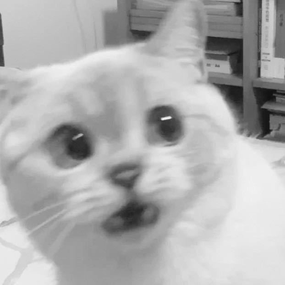
#> input picture hw4/hw4_sample_images/sample1.png, 285 x 285 px, shrunk from 622 x 622 before the run
$ jupyter execute hw4.ipynb
#> lines starting #> are read from the running program, lines starting #| are printed output that depends on the picture; after the words box and inside, x2 and y2 are one past the last pixel; in counts of white or black regions, pixels touching at a corner belong together
[cell 1]
import cv2
import numpy as np
from numpy import unravel_index
from matplotlib import pyplot as plt
import math
import random

sample1 = cv2.imread("hw4_sample_images/sample1.png", cv2.IMREAD_GRAYSCALE)
#> sample1 is the input picture: shape (285, 285); min 16, max 249, mean 174.9
sample2 = cv2.imread("hw4_sample_images/sample2.png", cv2.IMREAD_GRAYSCALE)
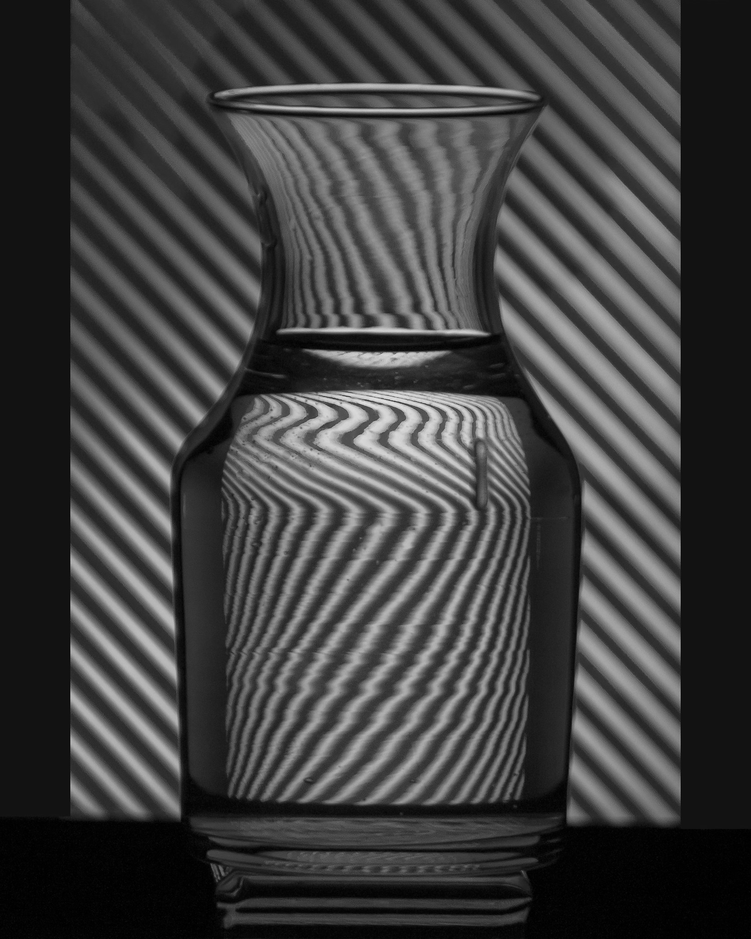
#> input picture hw4/hw4_sample_images/sample2.png, 751 x 939 px, shrunk from 1639 x 2048 before the run
#> sample2 is the input picture: shape (939, 751); min 0, max 228, mean 64.2
sample3 = cv2.imread("hw4_sample_images/sample3.png", cv2.IMREAD_GRAYSCALE)
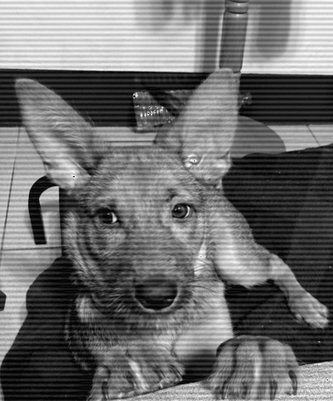
#> input picture hw4/hw4_sample_images/sample3.png, 333 x 401 px, shrunk from 726 x 874 before the run
#> sample3 is the input picture: shape (401, 333); min 0, max 255, mean 109.4

[cell 2]
plt.imshow(sample1,cmap='gray')
sample1.shape
#> Out = (285, 285)

[cell 3]
def add_gauss_noise(img):
    height,width=img.shape
    mean = 0
    var = 0.1
    sigma = var**0.5
    gauss = np.random.normal(mean,sigma,(height,width))
    gauss = gauss.reshape(height,width)
    noisy = img + gauss
    return noisy

[cell 4]
noisy_sample1=add_gauss_noise(sample1)
plt.imshow(noisy_sample1,cmap='gray')

[cell 5]
# dither_matrix_size must be power of 2
def dithering(img,dither_matrix_size):
    n=int(math.log2(dither_matrix_size))
    I=np.array([[1,2],[3,0]])
    N=2
    for _ in range(1,n):
        res_I=np.zeros((N*2,N*2))
        res_I[0:N,0:N]=I*4+1
        res_I[N:N*2,0:N]=I*4+3
        res_I[0:N,N:N*2]=I*4+2
        res_I[N:N*2,N:N*2]=I*4
        I=res_I
        N*=2
    height,width=img.shape
    threshold=np.zeros((height,width))
    T=255*(I+0.5)/(N*N)
    threshold[0:(height//N)*N,0:(width//N)*N]=np.tile(T,(height//N,width//N))
    for i in range(0,height-(height//N)*N):
        threshold[(height//N)*N+i][:]=threshold[i][:]
    for j in range(0,width-(width//N)*N):
        threshold.transpose()[(width//N)*N+j][:]=threshold.transpose()[j][:]
    res=np.zeros((height,width))
    res[img>=threshold]=1
    return res

[cell 6]
result1 = dithering(noisy_sample1,2)
#> after the loop in dithering, `for i in range(0,height-(height//N)*N):`:
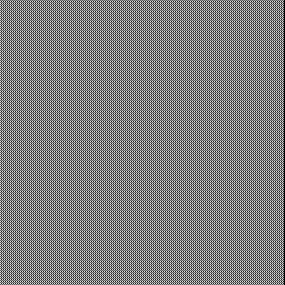
#> threshold: shape (285, 285) float64; min 0, max 223.1, mean 127.1
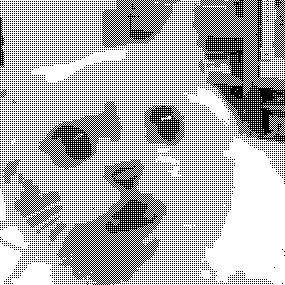
#> result1: shape (285, 285) float64; values 0 (black) and 1 (white), 68.6% white; black in thin lines or dots
plt.imshow(result1,cmap='gray')
cv2.imwrite('result1.png',result1*255)
#> Out = True

[cell 7]
result2 = dithering(noisy_sample1,256)
#> call 2 of dithering, with dither_matrix_size = 256
#> after the loop in dithering (call 2), `for i in range(0,height-(height//N)*N):`:
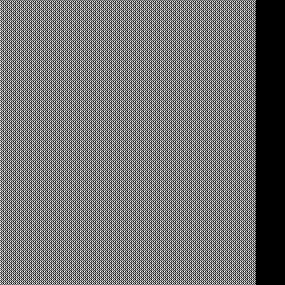
#> threshold: shape (285, 285) float64; min 0, max 255, mean 114.5
#> result2: shape (285, 285) float64; values 0 (black) and 1 (white), 68.5% white; black in thin lines or dots
plt.imshow(result2,cmap='gray')
cv2.imwrite('result2.png',result2*255)
#> Out = True

[cell 8]
# 步驟是：
#   先把點normalize到0-1之間
#   一個個點跑：>=0.5設為1，<設0
#       原本作為normalize的值減掉設為0/1的值,為error
#       將error擴散出去（如果那個地方點存在的話）
Floyd_Steinberg=np.array([[0,0,0],[0,0,7],[3,5,1]])/16
Jarvis_et_al=np.array([[0,0,0,0,0],[0,0,0,0,0],[0,0,0,7,5],[3,5,7,5,3],[1,3,5,3,1]])/48
def error_diffusion(img,filter_mask):
    height,width=img.shape
    normalize=img/255
    pad_size=filter_mask.shape[0]//2
    normalize=np.pad(normalize,(pad_size,pad_size),'constant',constant_values=(0,0))
    res=np.zeros(normalize.shape)
    for i in range(pad_size,pad_size+height):
        for j in range(pad_size,pad_size+width):
            if normalize[i][j]>=0.5:
                res[i][j]=1
            e=normalize[i][j]-res[i][j]
            normalize[i-pad_size:i+pad_size+1,j-pad_size:j+pad_size+1]+=filter_mask*e
    return res[pad_size:pad_size+height,pad_size:pad_size+width]

[cell 9]
result3=error_diffusion(sample1,Floyd_Steinberg)
#> after the loop in error_diffusion, `for i in range(pad_size,pad_size+height):`: res: shape (287, 287) float64; values 0 (black) and 1 (white), 67.7% white; black in thin lines or dots
plt.imshow(result3,cmap='gray')
cv2.imwrite('result3.png',result3*255)
#> Out = True

[cell 10]
result4=error_diffusion(sample1,Jarvis_et_al)
#> after the loop in error_diffusion (call 2), `for i in range(pad_size,pad_size+height):`: res: shape (289, 289) float64; values 0 (black) and 1 (white), 66.8% white; black in thin lines or dots
#> in error_diffusion (call 2), `return res[pad_size:pad_size+height,pad_size:pad_size+width]`: returned value: shape (285, 285) float64; values 0 (black) and 1 (white), 68.7% white; black in thin lines or dots
plt.imshow(result4,cmap='gray')
cv2.imwrite('result4.png',result4*255)
#> Out = True

[cell 11]
def error_diffusion_with_serpentine_scanning(img,filter_mask):
    height,width=img.shape
    normalize=img/255
    pad_size=filter_mask.shape[0]//2
    reversed_filter_mask=filter_mask[::,::-1]
    normalize=np.pad(normalize,(pad_size,pad_size),'constant',constant_values=(0,0))
    res=np.zeros(normalize.shape)
    for i in range(pad_size,pad_size+height):
        if i % 2 ==0:
            for j in range(pad_size,pad_size+width):
                if normalize[i][j]>=0.5:
                    res[i][j]=1
                e=normalize[i][j]-res[i][j]
                normalize[i-pad_size:i+pad_size+1,j-pad_size:j+pad_size+1]+=filter_mask*e
        elif i % 2 ==1:
            for j in reversed(range(pad_size,pad_size+width)):
                if normalize[i][j]>=0.5:
                    res[i][j]=1
                e=normalize[i][j]-res[i][j]
                normalize[i-pad_size:i+pad_size+1,j-pad_size:j+pad_size+1]+=reversed_filter_mask*e
    return res[pad_size:pad_size+height,pad_size:pad_size+width]

[cell 12]
result3_with_SS=error_diffusion_with_serpentine_scanning(sample1,Floyd_Steinberg)
plt.imshow(result3_with_SS,cmap='gray')
cv2.imwrite("result3_with_SS.png",result3_with_SS*255)
#> Out = True

[cell 13]
result4_with_SS=error_diffusion_with_serpentine_scanning(sample1,Jarvis_et_al)
#> after the loop in error_diffusion_with_serpentine_scanning (call 2), `for i in range(pad_size,pad_size+height):`:
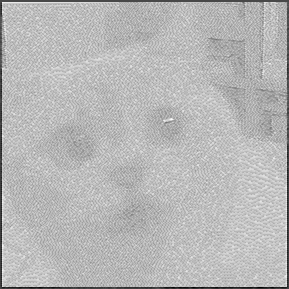
#> normalize: shape (289, 289) float64; min -0.338, max 0.846, mean 0.516; drawn with min black and max white
plt.imshow(result4_with_SS,cmap='gray')
cv2.imwrite("result4_with_SS.png",result4_with_SS*255)
#> Out = True

[cell 14]
def image_sampling(img,sampling_rate):
    sampling=int(1//sampling_rate)
    return img[::sampling,::sampling]
result5=image_sampling(sample2,0.5)
plt.imshow(result5,cmap='gray')

[cell 15]
result5_aliasing=image_sampling(sample2,0.09)
plt.imshow(result5_aliasing,cmap='gray')
cv2.imwrite('result5.png',result5_aliasing)
#> Out = True

[cell 16]
def Gaussian_high_pass_filter(D0,img_shape):
    height=img_shape[0]
    width=img_shape[1]
    filter = np.zeros((height,width), dtype=np.float32)
    for i in range(height):
        for j in range(width):
            D = np.sqrt((i-height/2)**2 + (j-width/2)**2)
            filter[i,j] = 1-np.exp(-D**2/(2*D0*D0))
    return filter

[cell 17]
def GHPF_in_freq_domain(img,d0):
    height,width=img.shape
    img_freq= np.fft.fft2(img)
    img_freq_center=np.fft.fftshift(img_freq)

    plt.subplot(131), plt.imshow(np.log(1+np.abs(img_freq_center)),cmap='gray')

    res_freq_center=img_freq_center*Gaussian_high_pass_filter(d0,(height,width))

    # plt.imshow(Gaussian_high_pass_filter(d0,(height,width)),cmap='gray')

    plt.subplot(132), plt.imshow(np.log(1+np.abs(res_freq_center)),cmap='gray')

    res_freq=np.fft.ifftshift(res_freq_center)
    res = np.fft.ifft2(res_freq)
    res = np.clip(np.abs(res), 0, 255).astype("uint8")
    return res

[cell 18]
result6_15 = GHPF_in_freq_domain(sample2,15)

plt.subplot(133),plt.imshow(result6_15,cmap='gray')
cv2.imwrite('result6_15.png',result6_15)
#> Out = True

[cell 19]
result6 = GHPF_in_freq_domain(sample2,30)

plt.subplot(133),plt.imshow(result6,cmap='gray')
cv2.imwrite('result6.png',result6)
#> Out = True

[cell 20]
result6_80 = GHPF_in_freq_domain(sample2,80)

plt.subplot(133),plt.imshow(result6_80,cmap='gray')
cv2.imwrite('result6_80.png',result6_80)
#> Out = True

[cell 21]
import string
# for "vertical seam":seam_orient='v', for "horizontal seam":seam_orient='h'
def find_largest_seam(energy_map:np.ndarray, seam_num:int, seam_orient:string):
    height,width = energy_map.shape
    max_E = np.zeros((height,width))
    max_O = np.zeros((height,width))
    seam_map = np.zeros((height,width))
    if seam_orient == 'v':
        max_E[0][:]=energy_map[0][:]
        max_O[0][:]=-1
        for i in range(1,height):
            for j in range(0,width):
                e=energy_map[i][j]
                ancestor = {}
                if j == 0:
                    ancestor[1]=max_E[i-1][j]
                    ancestor[2]=max_E[i-1][j+1]
                elif j == width-1:
                    ancestor[0]=max_E[i-1][j-1]
                    ancestor[1]=max_E[i-1][j]
                else:
                    ancestor[0]=max_E[i-1][j-1]
                    ancestor[1]=max_E[i-1][j]
                    ancestor[2]=max_E[i-1][j+1]
                max_E[i][j]=max(ancestor.values())+e
                max_O[i][j]=max(ancestor,key=ancestor.get)
    elif seam_orient == 'h':
        max_E.transpose()[0][:]=energy_map.transpose()[0][:]
        max_O.transpose()[0][:]=-1
        for j in range(1,width):
            for i in range(0,height):
                e=energy_map[i][j]
                ancestor = {}
                if i == 0:
                    ancestor[1]=max_E[i][j-1]
                    ancestor[2]=max_E[i+1][j-1]
                elif i == height-1:
                    ancestor[0]=max_E[i-1][j-1]
                    ancestor[1]=max_E[i][j-1]
                else:
                    ancestor[0]=max_E[i-1][j-1]
                    ancestor[1]=max_E[i][j-1]
                    ancestor[2]=max_E[i+1][j-1]
                max_E[i][j]=max(ancestor.values())+e
                max_O[i][j]=max(ancestor,key=ancestor.get)
    largest_k=np.array([(x,-float('inf')) for x in range(seam_num)],dtype=[('index','<i4'),('total_energy','<f4')])
    if seam_orient == 'v':
        for j in range(width):
            for k in range(seam_num):
                if max_E[height-1][j] > largest_k['total_energy'][k]:
                    largest_k[k]=(j,max_E[height-1][j])
                    break
        for k in range(seam_num):
            j=largest_k['index'][k]
            for i in reversed(range(height)):
                seam_map[i][j]=-1
                if max_O[i][j]==0:
                    j-=1
                elif max_O[i][j]==2:
                    j+=1
    elif seam_orient == 'h':
        for i in range(height):
            for k in range(seam_num):
                if max_E[i][width-1] > largest_k['total_energy'][k]:
                    largest_k[k]=(i,max_E[i][width-1])
                    break
        for k in range(seam_num):
            i=largest_k['index'][k]
            for j in reversed(range(width)):
                seam_map[i][j]=-1
                if max_O[i][j]==0:
                    i-=1
                elif max_O[i][j]==2:
                    i+=1
    return seam_map

[cell 22]
def remove_horizontal_ripple(img):
    height,width=img.shape
    img_freq= np.fft.fft2(img)
    img_freq_center=np.fft.fftshift(img_freq)
    to_show=np.log(1+np.abs(img_freq_center))
    plt.subplot(121)
    plt.imshow(to_show,cmap='gray')
    res_freq_center=img_freq_center.copy()


    reserve_map=find_largest_seam(res_freq_center,100,'h')

    for _ in range(1):
        remove_map=find_largest_seam(res_freq_center,1,"v")
        for i in range(height):
            for j in range(width):
                if remove_map[i][j]==-1 and reserve_map[i][j]!=-1:
                    res_freq_center[i][j]=0
        # res_freq_center[remove_map==-1]=0
    plt.subplot(122),plt.imshow(np.log(1+np.abs(res_freq_center)),cmap='gray')

    res_freq=np.fft.ifftshift(res_freq_center)
    res = np.fft.ifft2(res_freq)
    res = np.clip(np.abs(res), 0, 255).astype("uint8")
    return res

[cell 23]
result7_1 = remove_horizontal_ripple(sample3)
#> after the loop in find_largest_seam, `for j in range(1,width):`:
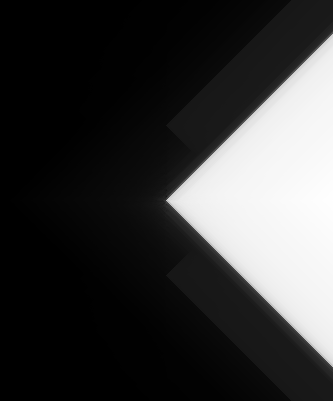
#> max_E: shape (401, 333) float64; min -8097.5, max 27586366.7, mean 6209983.7; drawn with min black and max white
#> after the loop in find_largest_seam, `for j in range(1,width):`:
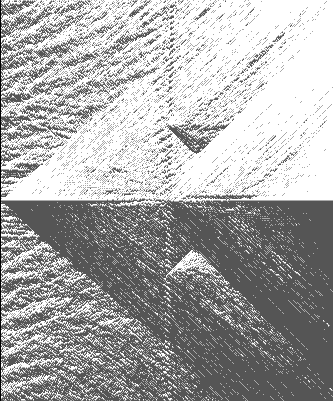
#> max_O: shape (401, 333) float64; min -1, max 2, mean 0.984; drawn with min black and max white
#> after the loop in find_largest_seam, `for k in range(seam_num):`: seam_map: shape (401, 333) float64; values -1 (black) and 0 (white), 96.9% white; 1 black region, box (x1, y1, x2, y2) and area: (0, 198, 333, 302) 4193
#> in remove_horizontal_ripple, `res = np.clip(np.abs(res), 0, 255).astype("uint8")`:
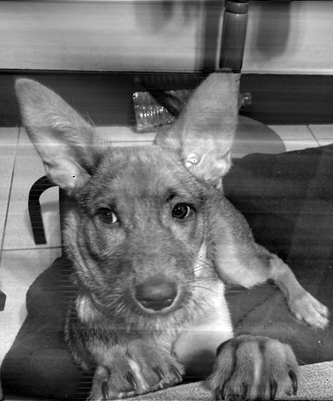
#> res: shape (401, 333); min 0, max 255, mean 109
# plt.imshow(result7,cmap='gray')
cv2.imwrite("result7_1.png",result7_1)
#> Out = True

[cell 24]
def remove_horizontal_ripple(img):
    height,width=img.shape
    img_freq= np.fft.fft2(img)
    img_freq_center=np.fft.fftshift(img_freq)
    to_show=np.log(1+np.abs(img_freq_center))
    plt.subplot(121)
    plt.imshow(to_show,cmap='gray')
    res_freq_center=img_freq_center.copy()

    for_find_reverse_part=img_freq_center.copy()
    reserve_map=np.zeros((height,width))
    for _ in range(10):
        reserve_seam=find_largest_seam(for_find_reverse_part,1,'h')
        for_find_reverse_part[reserve_seam==-1]=0
        reserve_map[reserve_seam==-1]=-1

    for _ in range(3):
        remove_map=find_largest_seam(res_freq_center,1,"v")
        for i in range(height):
            for j in range(width):
                if remove_map[i][j]==-1 and reserve_map[i][j]!=-1:
                    res_freq_center[i][j]=0
    plt.subplot(122),plt.imshow(np.log(1+np.abs(res_freq_center)),cmap='gray')

    res_freq=np.fft.ifftshift(res_freq_center)
    res = np.fft.ifft2(res_freq)
    res = np.clip(np.abs(res), 0, 255).astype("uint8")
    return res

[cell 25]
result7 = remove_horizontal_ripple(sample3)
#> the loop in remove_horizontal_ripple, `for _ in range(10):` made 10 passes
#> pass 1, in remove_horizontal_ripple, `reserve_seam=find_largest_seam(for_find_reverse_part,1,'h')`:
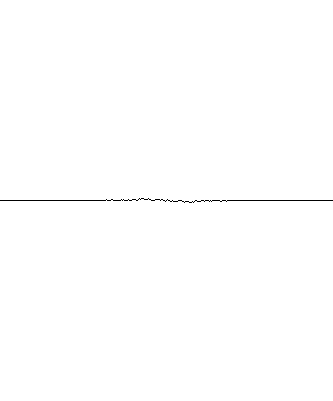
#> reserve_seam: shape (401, 333) float64; values -1 (black) and 0 (white), 99.8% white; black in thin lines or dots, all inside (x1, y1, x2, y2) = (0, 198, 333, 203)
# plt.imshow(result7,cmap='gray')
cv2.imwrite("result7.png",result7)
#> Out = True

[cell 26]
def remove_horizontal_ripple(img):
    height,width=img.shape
    img_freq= np.fft.fft2(img)
    img_freq_center=np.fft.fftshift(img_freq)
    to_show=np.log(1+np.abs(img_freq_center))
    plt.subplot(121)
    plt.imshow(to_show,cmap='gray')
    res_freq_center=img_freq_center.copy()


    reserve_map=find_largest_seam(res_freq_center,100,'h')

    for _ in range(10):
        remove_map=find_largest_seam(res_freq_center,1,"v")
        for i in range(height):
            for j in range(width):
                if remove_map[i][j]==-1 and reserve_map[i][j]!=-1:
                    res_freq_center[i][j]=0
        # res_freq_center[remove_map==-1]=0
    plt.subplot(122),plt.imshow(np.log(1+np.abs(res_freq_center)),cmap='gray')

    res_freq=np.fft.ifftshift(res_freq_center)
    res = np.fft.ifft2(res_freq)
    res = np.clip(np.abs(res), 0, 255).astype("uint8")
    return res

[cell 27]
result7_2 = remove_horizontal_ripple(sample3)
# plt.imshow(result7,cmap='gray')
cv2.imwrite("result7_2.png",result7_2)
#> Out = True
